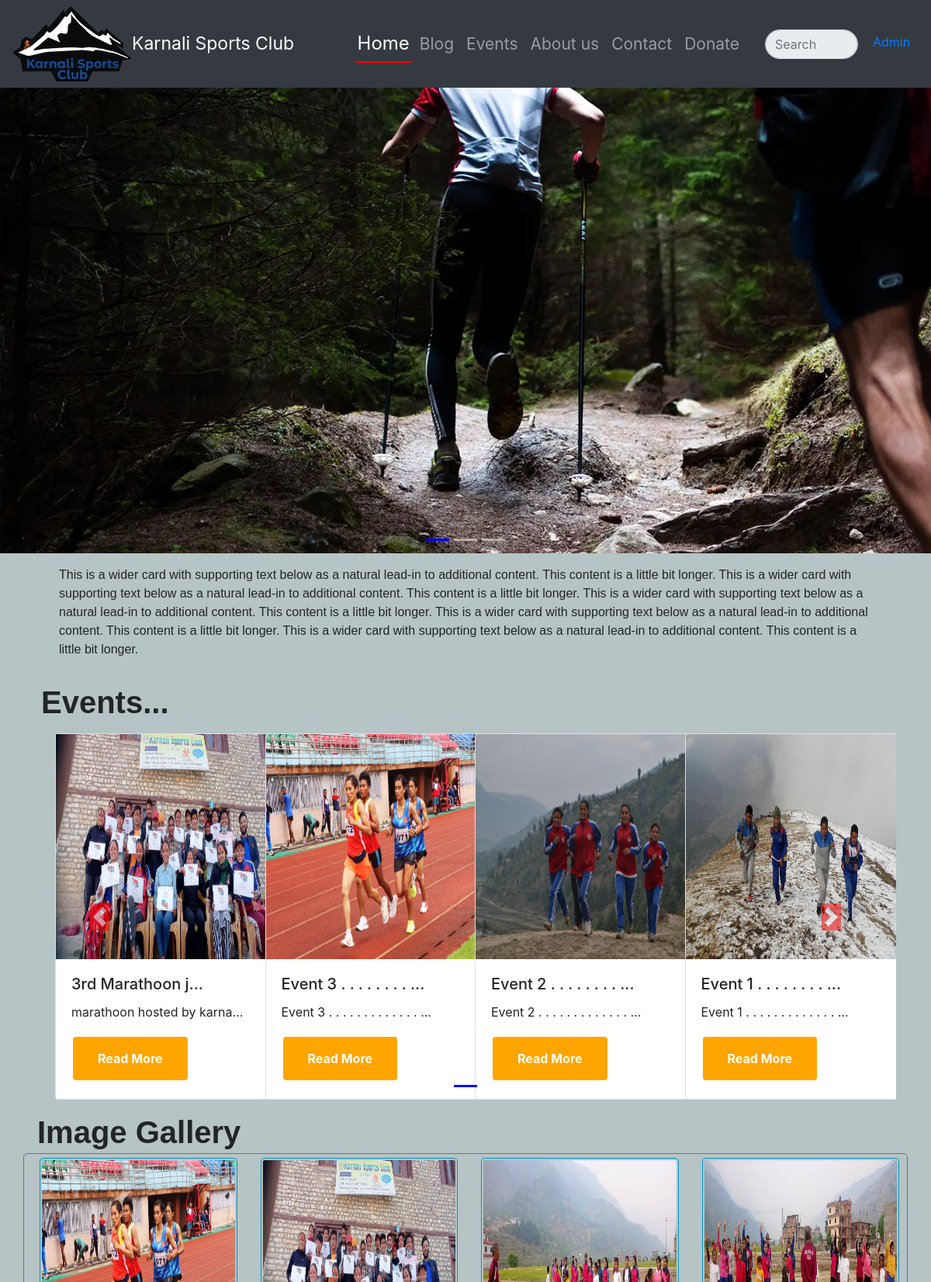
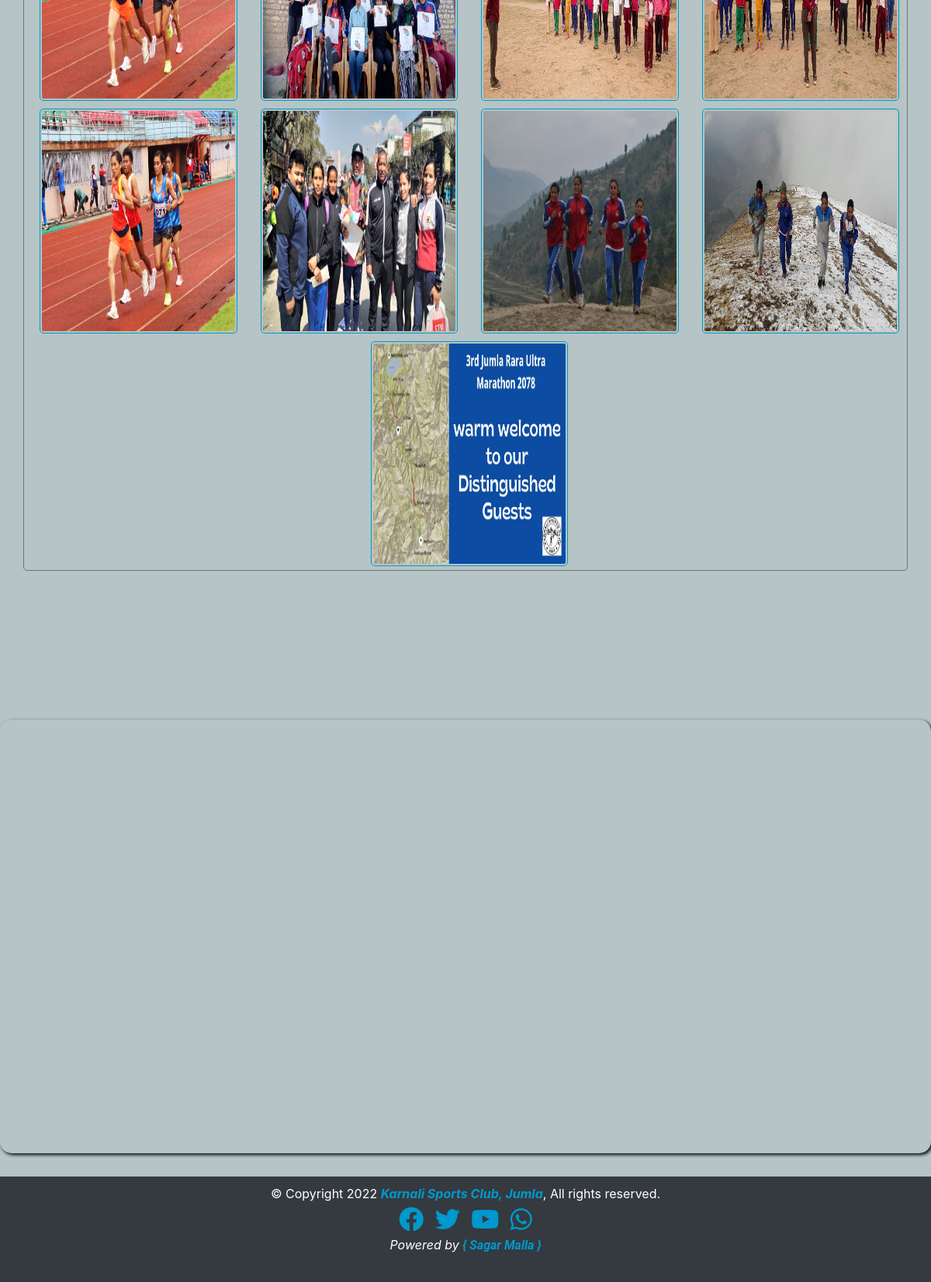
The app's page /ksc/ with its own data (2 pictures, top to bottom).
### ksc/models.py (models this page shows, shortened)
class ImageSlider(models.Model):
    Image_id = models.AutoField
    Image_Name = models.CharField(max_length=80)
    Image_Desc = models.CharField(max_length=800)
    ImagePub_date= models.DateField(auto_now_add=True)
    Image = models.ImageField(upload_to="ksc/images", default="")

class ImgGall(models.Model):
    id=models.AutoField
    imgName = models.CharField(max_length=50)
    altTxt = models.CharField(max_length=50)
    gallImg = models.ImageField(upload_to="ksc/gallery")

### ksc/views.py (the view)
# urls.py: path('', views.index, name='KarnaliSportsClub Home'),
def index(request):
    ImageSliders = ImageSlider.objects.all().order_by('-id')
    gall = ImgGall.objects.all().order_by('-id')[0:9]
    slide = Slider.objects.all().order_by('-id') #For slider at top of the page...
    testm = Testimonial.objects.all()
    n = len(ImageSliders)
    nSlides = n//4 + ceil((n/4)-(n//4))
    params = {'no_of_slides':nSlides, 'range': range(1,nSlides),'ImageSlider': ImageSliders, 'Slider':slide, 'ImgGall':gall, 'testm':testm}
    return render(request, 'ksc/index.html', params)

### ksc/templates/ksc/index.html (shortened to what this page needs)
{% extends 'ksc/basic.html' %}
{% block body %}
{% load static %}
<div id="carouselExampleIndicators" class="carousel slide" data-ride="carousel">
  <ol class="carousel-indicators">
    <li data-target="#carouselExampleIndicators" data-slide-to="0" class="active"></li>
    <li data-target="#carouselExampleIndicators" data-slide-to="1"></li>
    <li data-target="#carouselExampleIndicators" data-slide-to="2"></li>
  </ol>
  <div class="carousel-inner">
    <div class="carousel-item active" style="width: auto; height: 600px;">
      <img src="{% static 'ksc/slide.webp' %}" class="d-block w-100" alt="...">
    </div>
  </div>
</div>
<div class="container">
<div class="row  my-3 mx-3">
  <div class="col">
    <p  style="font-family: 'Poppins', sans-serif !important; "> This is a wider card with supporting text below as a natural lead-in to additional content. This content is a little bit longer.
      This is a wider card with supporting text below as a natural lead-in to additional content. This content is a little bit longer.
      This is a wider card with supporting text below as a natural lead-in to additional content. This content is a little bit longer.
      This is a wider card with supporting text below as a natural lead-in to additional content. This content is a little bit longer.
      This is a wider card with supporting text below as a natural lead-in to additional content. This content is a little bit longer.</p>
  </div>
</div>
  <h1 class='my-2 mx-2' style="font-family: 'Poppins', sans-serif !important; font-weight: bold;">Events...</h1>
<div id="demo" class="carousel slide my-3" data-ride="carousel">
  <ul class="carousel-indicators">
    <li data-target="#demo" data-slide-to="0" class="active"></li>
  </ul>
  <div class="container carousel-inner no-padding">
    <div class="carousel-item active">
      <div class="col-xs-3 col-sm-3 col-md-3">
        <div class="card" style="width: 18rem;">
          <img src='/media/{{ImageSlider.0.Image}}'>
          <div class="card-body">
              <h5 class="card-title">{{ImageSlider.0.Image_Name|slice:"0:15"}}...</h5>
              <p class="card-text">{{ImageSlider.0.Image_Desc|slice:"0:25"}}...</p>
              <a href="#" class="btn btn-primary">Read More</a>
          </div>
        </div>
     </div>
     {% for i in ImageSlider|slice:"1:"%}
      <div class="col-xs-3 col-sm-3 col-md-3">
        <div class="card" style="width: 18rem;">
          <img src='/media/{{i.Image}}' class="card-img-top" alt="...">
          <div class="card-body">
            <h5 class="card-title">{{i.Image_Name|slice:"0:25"}}...</h5>
            <p class="card-text">{{i.Image_Desc|slice:"0:35"}}...</p>
            <a href="#" class="btn btn-primary">Read More</a>
          </div>
        </div>
      </div>
      {% endfor %}
  </div>
</div>
  <a class="carousel-control-prev" href="#demo" data-slide="prev">
    <span class="carousel-control-prev-icon"></span>
  </a>
  <a class="carousel-control-next" href="#demo" data-slide="next">
    <span class="carousel-control-next-icon"></span>
  </a>
</div>
<h1 style="font-family: 'Poppins', sans-serif !important; font-weight: bold; margin:1px 1px; padding:2px; " >Image Gallery</h1>
<div class="row " style="border: 1px solid #6c757d; border-radius: 5px ;">
    {% for res in ImgGall %}
    <div class="zoom col-sm-3">
        <a href="{{res.gallImg.url}}" data-lightbox="gallery">
        <img src="{{res.gallImg.url}}" alt="" title="" style="width:100%; height:290px; border : 1px solid rgb(0, 153, 205); border-radius: 5px ; margin:5px; padding:2px;"></a>
    </div>
    {% endfor %}
</div>
<br/> <br/>
</div>
<br/>
<br/>
<br/>
<br/>
<br/>
<br/>
<div>
  <iframe width="100%" height="559" src="https://www.youtube.com/embed/50QCF4-XZjY" title="10K Time Trial on road in Jumla" frameborder="0" allow="accelerometer; autoplay; clipboard-write; encrypted-media; gyroscope; picture-in-picture" allowfullscreen></iframe>
</div>
{% endblock %}

### ksc/templates/ksc/basic.html (shortened to what this page needs)
{% load static %}
<!doctype html>
<html lang="en">
  <head>
    <link rel="stylesheet" href="https://stackpath.bootstrapcdn.com/bootstrap/4.2.1/css/bootstrap.min.css">
    <link rel="stylesheet" href="https://cdnjs.cloudflare.com/ajax/libs/font-awesome/6.1.1/css/all.min.css" />
    <link rel="stylesheet" href="https://cdnjs.cloudflare.com/ajax/libs/animate.css/4.1.1/animate.min.css" />
    <link href="{% static 'lightbox2-dev/dist/css/lightbox.min.css' %}" rel="stylesheet" />
  </head>
  <body>
    <nav class="navbar navbar-expand-lg navbar-dark bg-dark">
      <a href="/ksc/" ><img src="{% static 'ksc/logo.webp' %}" alt='logo'></a>
      <a class="navbar-brand" href="/ksc/" style='font-size:23px;'>Karnali Sports Club</a>
  <div class="collapse navbar-collapse" id="navbarSupportedContent">
    <ul class="navbar-nav ml-auto" style='font-size:21px;'>
      <li class="nav-item">
        <a class="nav-link {% if request.path == '/ksc/' %} active {% endif %}" href="/ksc/"  onMouseOver="this.style.color='rgb(136 184 64)'" onMouseOut="this.style.color='white'">Home <span class="sr-only">(current)</span></a>
      </li>
      <li class="nav-item">
        <a class="nav-link {% if request.path == '/ksc/blog/' %} active {% endif %}" href="/ksc/blog/" onMouseOver="this.style.color='rgb(136 184 64)'" onMouseOut="this.style.color='white'">Blog</a>
      </li>
      <li class="nav-item">
        <a class="nav-link {% if request.path == '/ksc/event/' %} active {% endif %}" href="/ksc/event/" onMouseOver="this.style.color='rgb(136 184 64)'" onMouseOut="this.style.color='white'">Events</a>
      </li>
      <li class="nav-item">
        <a class="nav-link {% if request.path == '/ksc/about/' %} active {% endif %}" href="/ksc/about/" onMouseOver="this.style.color='rgb(136 184 64)'" onMouseOut="this.style.color='white'">About us</a>
      </li>
      <li class="nav-item">
        <a class="nav-link {% if request.path == '/ksc/contact/' %} active {% endif %}" href="/ksc/contact/" onMouseOver="this.style.color='rgb(136 184 64)'" onMouseOut="this.style.color='white'">Contact</a>
      </li>
      <li class="nav-item">
        <a class="nav-link {% if request.path == '/ksc/donate/' %} active {% endif %}" href="/ksc/donate/" onMouseOver="this.style.color='rgb(136 184 64)'" onMouseOut="this.style.color='white'">Donate</a>
      </li>
    </ul>
    <form class="form-inline  my-lg-0">
      <input class="form-control mr-sm-2" my-2  type="search" placeholder="Search" aria-label="Search" disabled style="margin-left: 25px; width:120px; border-radius: 20px;">
    </form>
    <a class="adminLink" href="/admin" role="button" target="_blank" class="btn-primary" style="border-radius: 20px; width:70px; height: 29px; text-align: center;">Admin</a>
  </div>
</nav>
  {% block body %} {% endblock %}
    <br/>
    <footer class="footer" style="background-color:#343a40; color:#fff; marginF:2px; padding:10px;">
      <center>
      <span>© Copyright 2022 <a href="/ksc/"><b><i>Karnali Sports Club, Jumla</b></i></a>, All rights reserved. </span><br/>
      <span><a href="https://www.facebook.com/KarnaliAdventureSports" ><i class="fa-brands fa-facebook fa-2x zoom" style="margin:5px;"></i></a>
      <a href="" ><i class="fa-brands fa-twitter fa-2x zoom" style="margin:5px;"></i></a>
      <a href="https://www.youtube.com/channel/UC6v9RkXnv0I-ckHwWrQrIqw" ><i class="fa-brands fa-youtube fa-2x zoom" style="margin:5px;"></i></a>
      <a href="" ><i class="fa-brands fa-whatsapp fa-2x zoom" style="margin:5px;"></i></a> </span>
      <br/><span> <i>Powered by <a href="//www.facebook.com/sagar.malla081"  target="_blank" style="font-family:roboto;"><b> { Sagar Malla }</i></span><br/><br/>
      </center>
    </footer>
  </body>
</html>

### records on screen
ImageSlider: Image (picture), Image_Name "3rd Marathoon j", Image_Desc "marathoon hosted by karna"
ImageSlider: Image (picture), Image_Name "Event 3 . . . . . . . .", Image_Desc "Event 3 . . . . . . . . . . . . ."
ImageSlider: Image (picture), Image_Name "Event 2 . . . . . . . .", Image_Desc "Event 2 . . . . . . . . . . . . ."
ImageSlider: Image (picture), Image_Name "Event 1 . . . . . . . .", Image_Desc "Event 1 . . . . . . . . . . . . ."
ImgGall: gallImg (picture)
ImgGall: gallImg (picture)
ImgGall: gallImg (picture)
ImgGall: gallImg (picture)
ImgGall: gallImg (picture)
ImgGall: gallImg (picture)
ImgGall: gallImg (picture)
ImgGall: gallImg (picture)
ImgGall: gallImg (picture)
